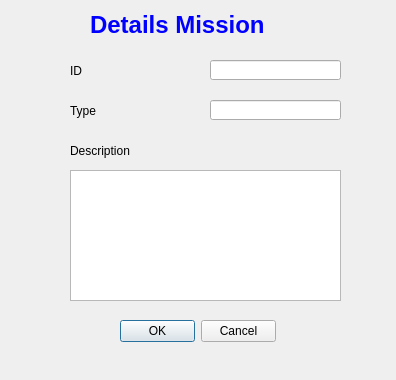
<?xml version="1.0" encoding="UTF-8"?>
<ui version="4.0">
 <class>add_mission</class>
 <widget class="QDialog" name="add_mission">
  <property name="geometry">
   <rect>
    <x>0</x>
    <y>0</y>
    <width>396</width>
    <height>380</height>
   </rect>
  </property>
  <property name="windowTitle">
   <string>Dialog</string>
  </property>
  <widget class="QDialogButtonBox" name="buttonBox">
   <property name="geometry">
    <rect>
     <x>120</x>
     <y>320</y>
     <width>156</width>
     <height>23</height>
    </rect>
   </property>
   <property name="standardButtons">
    <set>QDialogButtonBox::Cancel|QDialogButtonBox::Ok</set>
   </property>
  </widget>
  <widget class="QLabel" name="label_7">
   <property name="geometry">
    <rect>
     <x>90</x>
     <y>10</y>
     <width>201</width>
     <height>31</height>
    </rect>
   </property>
   <property name="text">
    <string>&lt;html&gt;&lt;head/&gt;&lt;body&gt;&lt;p&gt;&lt;span style=&quot; font-size:18pt; font-weight:600; color:#0000ff;&quot;&gt;Details Mission&lt;/span&gt;&lt;/p&gt;&lt;/body&gt;&lt;/html&gt;</string>
   </property>
  </widget>
  <widget class="QLineEdit" name="type">
   <property name="geometry">
    <rect>
     <x>210</x>
     <y>100</y>
     <width>131</width>
     <height>20</height>
    </rect>
   </property>
  </widget>
  <widget class="QLabel" name="label_2">
   <property name="geometry">
    <rect>
     <x>70</x>
     <y>100</y>
     <width>121</width>
     <height>21</height>
    </rect>
   </property>
   <property name="text">
    <string>Type</string>
   </property>
  </widget>
  <widget class="QLabel" name="label_3">
   <property name="geometry">
    <rect>
     <x>70</x>
     <y>140</y>
     <width>121</width>
     <height>21</height>
    </rect>
   </property>
   <property name="text">
    <string>Description</string>
   </property>
  </widget>
  <widget class="QLabel" name="label">
   <property name="geometry">
    <rect>
     <x>70</x>
     <y>60</y>
     <width>121</width>
     <height>21</height>
    </rect>
   </property>
   <property name="text">
    <string>ID</string>
   </property>
  </widget>
  <widget class="QLineEdit" name="id">
   <property name="geometry">
    <rect>
     <x>210</x>
     <y>60</y>
     <width>131</width>
     <height>20</height>
    </rect>
   </property>
  </widget>
  <widget class="QTextEdit" name="description">
   <property name="geometry">
    <rect>
     <x>70</x>
     <y>170</y>
     <width>271</width>
     <height>131</height>
    </rect>
   </property>
  </widget>
 </widget>
 <resources/>
 <connections/>
</ui>
